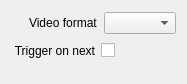
<?xml version="1.0" encoding="UTF-8"?>
<ui version="4.0">
 <class>InspectorAtemVideoFormatWidget</class>
 <widget class="QWidget" name="InspectorAtemVideoFormatWidget">
  <property name="geometry">
   <rect>
    <x>0</x>
    <y>0</y>
    <width>187</width>
    <height>84</height>
   </rect>
  </property>
  <property name="sizePolicy">
   <sizepolicy hsizetype="Expanding" vsizetype="Preferred">
    <horstretch>0</horstretch>
    <verstretch>0</verstretch>
   </sizepolicy>
  </property>
  <layout class="QVBoxLayout" name="verticalLayout">
   <item>
    <layout class="QHBoxLayout" name="horizontalLayoutFormat">
     <item>
      <spacer name="horizontalSpacerFormat">
       <property name="orientation">
        <enum>Qt::Horizontal</enum>
       </property>
       <property name="sizeType">
        <enum>QSizePolicy::Fixed</enum>
       </property>
       <property name="sizeHint" stdset="0">
        <size>
         <width>18</width>
         <height>20</height>
        </size>
       </property>
      </spacer>
     </item>
     <item>
      <widget class="QLabel" name="labelFormat">
       <property name="text">
        <string>Video format</string>
       </property>
      </widget>
     </item>
     <item>
      <widget class="QComboBox" name="comboBoxFormat">
       <property name="sizePolicy">
        <sizepolicy hsizetype="Expanding" vsizetype="Fixed">
         <horstretch>0</horstretch>
         <verstretch>0</verstretch>
        </sizepolicy>
       </property>
      </widget>
     </item>
    </layout>
   </item>
   <item>
    <layout class="QHBoxLayout" name="horizontalLayoutTriggerOnNext">
     <item>
      <spacer name="horizontalSpacerTriggerOnNext1">
       <property name="orientation">
        <enum>Qt::Horizontal</enum>
       </property>
       <property name="sizeType">
        <enum>QSizePolicy::Fixed</enum>
       </property>
       <property name="sizeHint" stdset="0">
        <size>
         <width>2</width>
         <height>20</height>
        </size>
       </property>
      </spacer>
     </item>
     <item>
      <widget class="QLabel" name="labelTriggerOnNext">
       <property name="text">
        <string>Trigger on next</string>
       </property>
       <property name="alignment">
        <set>Qt::AlignRight|Qt::AlignTrailing|Qt::AlignVCenter</set>
       </property>
      </widget>
     </item>
     <item>
      <widget class="QCheckBox" name="checkBoxTriggerOnNext">
       <property name="layoutDirection">
        <enum>Qt::RightToLeft</enum>
       </property>
       <property name="text">
        <string/>
       </property>
      </widget>
     </item>
     <item>
      <spacer name="horizontalSpacerTriggerOnNext2">
       <property name="orientation">
        <enum>Qt::Horizontal</enum>
       </property>
       <property name="sizeHint" stdset="0">
        <size>
         <width>40</width>
         <height>20</height>
        </size>
       </property>
      </spacer>
     </item>
    </layout>
   </item>
   <item>
    <spacer name="verticalSpacerInput">
     <property name="orientation">
      <enum>Qt::Vertical</enum>
     </property>
     <property name="sizeType">
      <enum>QSizePolicy::Fixed</enum>
     </property>
     <property name="sizeHint" stdset="0">
      <size>
       <width>20</width>
       <height>10</height>
      </size>
     </property>
    </spacer>
   </item>
  </layout>
 </widget>
 <resources/>
 <connections>
  <connection>
   <sender>checkBoxTriggerOnNext</sender>
   <signal>stateChanged(int)</signal>
   <receiver>InspectorAtemVideoFormatWidget</receiver>
   <slot>triggerOnNextChanged(int)</slot>
   <hints>
    <hint type="sourcelabel">
     <x>109</x>
     <y>53</y>
    </hint>
    <hint type="destinationlabel">
     <x>189</x>
     <y>84</y>
    </hint>
   </hints>
  </connection>
  <connection>
   <sender>comboBoxFormat</sender>
   <signal>currentIndexChanged(int)</signal>
   <receiver>InspectorAtemVideoFormatWidget</receiver>
   <slot>formatChanged(int)</slot>
   <hints>
    <hint type="sourcelabel">
     <x>159</x>
     <y>16</y>
    </hint>
    <hint type="destinationlabel">
     <x>188</x>
     <y>15</y>
    </hint>
   </hints>
  </connection>
 </connections>
 <slots>
  <slot>formatChanged(int)</slot>
  <slot>triggerOnNextChanged(int)</slot>
 </slots>
</ui>
